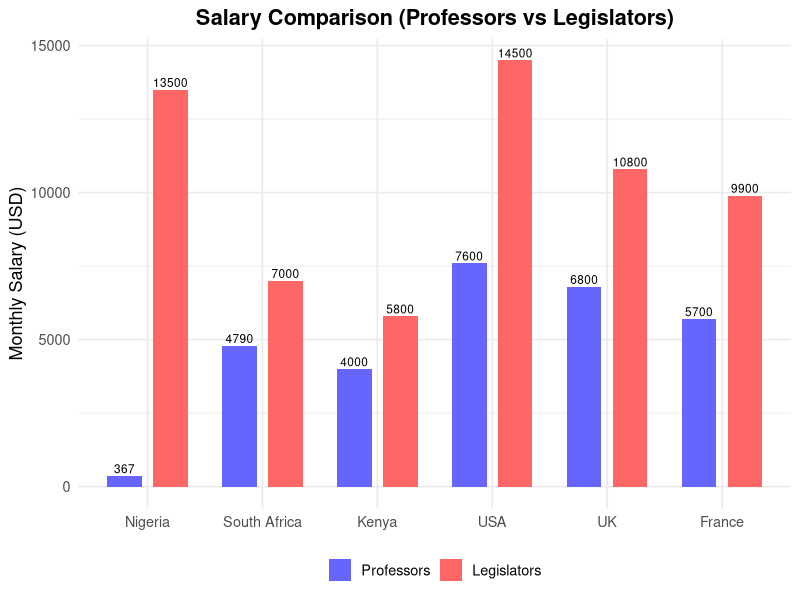

The R script that drew this image:
library(ggplot2)
library(tidyr)

df <- data.frame(
  Country = factor(
    c("Nigeria", "South Africa", "Kenya", "USA", "UK", "France"),
    levels = c("Nigeria", "South Africa", "Kenya", "USA", "UK", "France")
  ),
  Professors = c(366.66, 4789.5, 4000, 7600, 6800, 5700),
  Legislators = c(13500, 7000, 5800, 14500, 10800, 9900)
)

df_long <- pivot_longer(
  df,
  cols = c(Professors, Legislators),
  names_to = "Group",
  values_to = "Salary"
)

# FORCE visual order (Professors first, Legislators second)
df_long$Group <- factor(
  df_long$Group,
  levels = c("Professors", "Legislators")
)

ggplot(df_long, aes(x = Country, y = Salary, fill = Group)) +
  geom_col(
    position = position_dodge(width = 0.8),
    width = 0.6
  ) +
  geom_text(
    aes(label = round(Salary, 0)),
    position = position_dodge(width = 0.8),
    vjust = -0.3,
    size = 3
  ) +
  scale_y_continuous(limits = c(0, NA)) +
  scale_fill_manual(
    values = c(
      "Professors" = "#6666FF",
      "Legislators" = "#FF6666"
    )
  ) +
  labs(
    title = "Salary Comparison (Professors vs Legislators)",
    y = "Monthly Salary (USD)",
    x = NULL,
    fill = NULL
  ) +
  theme_minimal(base_size = 13) +
  theme(
    plot.title = element_text(hjust = 0.5, face = "bold"),
    legend.position = "bottom"
  )
